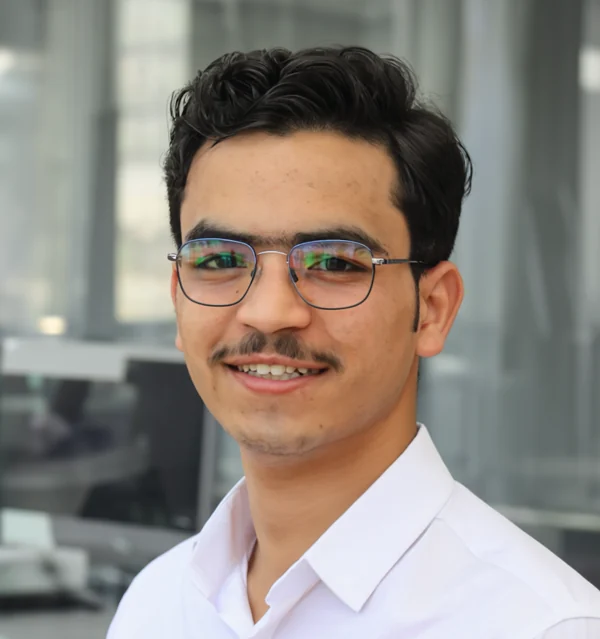
#> input picture assets/img/site/portrait.webp, 600 x 639 px
$ python make_og.py
#> lines starting #> are read from the running program, lines starting #| are printed output that depends on the picture; after the words box and inside, x2 and y2 are one past the last pixel; in counts of white or black regions, pixels touching at a corner belong together
"""Open Graph image (1200 x 630): cream paper, oxblood accent, circular portrait.

Run from anywhere:  python tools/make_og.py   (requires Pillow)
"""
import glob
from pathlib import Path

from PIL import Image, ImageDraw, ImageFont

ROOT = Path(__file__).resolve().parent.parent
W, H = 1200, 630
PAPER, INK, MUTED, ACCENT, SAGE, LINE = "#f4eee3", "#1f1a16", "#5d5348", "#8c2f1f", "#566349", "#dcd1be"


def font(names, size):
#> called with size = 84
    pats = []
    for n in names:
        pats += [f"C:/Windows/Fonts/{n}", f"/usr/share/fonts/**/{n}", f"/Library/Fonts/{n}", f"/System/Library/Fonts/**/{n}"]
    for pat in pats:
        hits = glob.glob(pat, recursive=True)
        if hits:
            return ImageFont.truetype(hits[0], size)
    return ImageFont.load_default(size)


serif = font(["georgia.ttf", "DejaVuSerif.ttf", "LiberationSerif-Regular.ttf"], 84)
serif_i = font(["georgiai.ttf", "DejaVuSerif-Italic.ttf", "LiberationSerif-Italic.ttf"], 84)
mono = font(["consola.ttf", "DejaVuSansMono.ttf", "LiberationMono-Regular.ttf"], 22)
sans = font(["segoeui.ttf", "DejaVuSans.ttf", "LiberationSans-Regular.ttf"], 30)

S = 2  # supersample for smooth circles
im = Image.new("RGB", (W * S, H * S), PAPER)
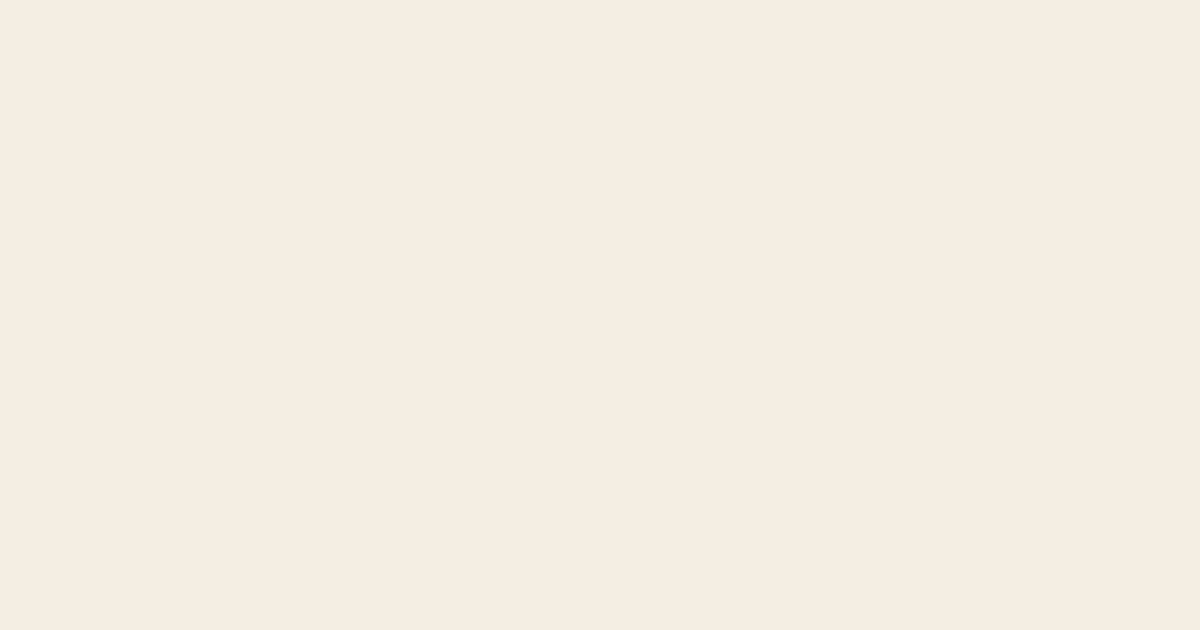
#> im: PIL image 2400x1260 RGB (shown at 1/2 size); mean R, G, B 244, 238, 227
d = ImageDraw.Draw(im)
d.rectangle([0, 0, W * S, 10 * S], fill=ACCENT)
d.line([(80 * S, 548 * S), (W * S - 80 * S, 548 * S)], fill=LINE, width=2 * S)

# portrait: circle, thin accent ring, offset dashed outline
cx, cy, r = 905, 290, 175
for a in range(0, 360, 6):  # dashed offset outline
    d.arc([(cx - r + 18) * S, (cy - r + 14) * S, (cx + r + 18) * S, (cy + r + 14) * S], a, a + 3, fill=SAGE, width=2 * S)
d.ellipse([(cx - r - 10) * S, (cy - r - 10) * S, (cx + r + 10) * S, (cy + r + 10) * S], fill=PAPER)
d.ellipse([(cx - r - 9) * S, (cy - r - 9) * S, (cx + r + 9) * S, (cy + r + 9) * S], outline=ACCENT, width=3 * S)
p = Image.open(ROOT / "assets/img/site/portrait.webp").convert("RGB")
#> p is the input picture: PIL image 600x639 RGB; mean R, G, B 142.9, 136.1, 128.8
side = min(p.size)
#> side = 600
top = int((p.height - side) * 0.18)
#> top = 7
p = p.crop(((p.width - side) // 2, top, (p.width - side) // 2 + side, top + side)).resize((2 * r * S, 2 * r * S), Image.LANCZOS)
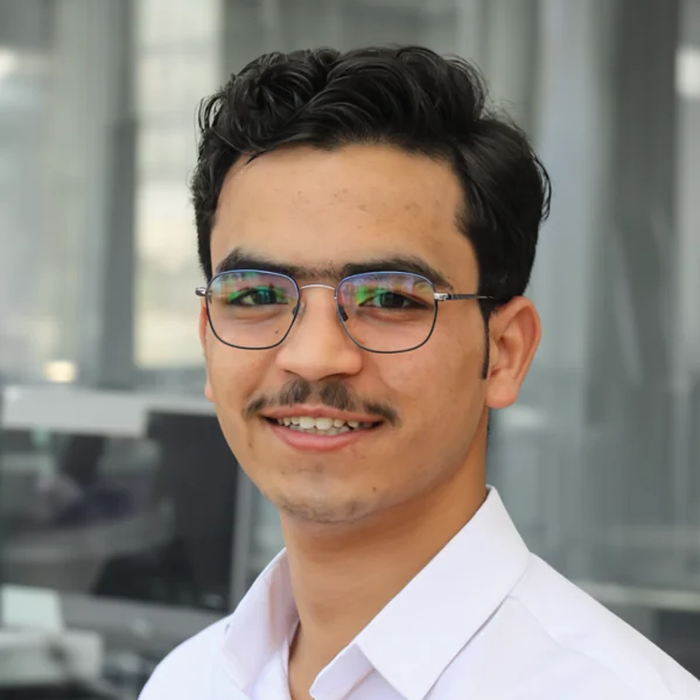
#> p: PIL image 700x700 RGB; mean R, G, B 139.8, 132.4, 124
mask = Image.new("L", p.size, 0)
#> mask: PIL image 700x700 L; every value is 0
ImageDraw.Draw(mask).ellipse([0, 0, p.size[0], p.size[1]], fill=255)
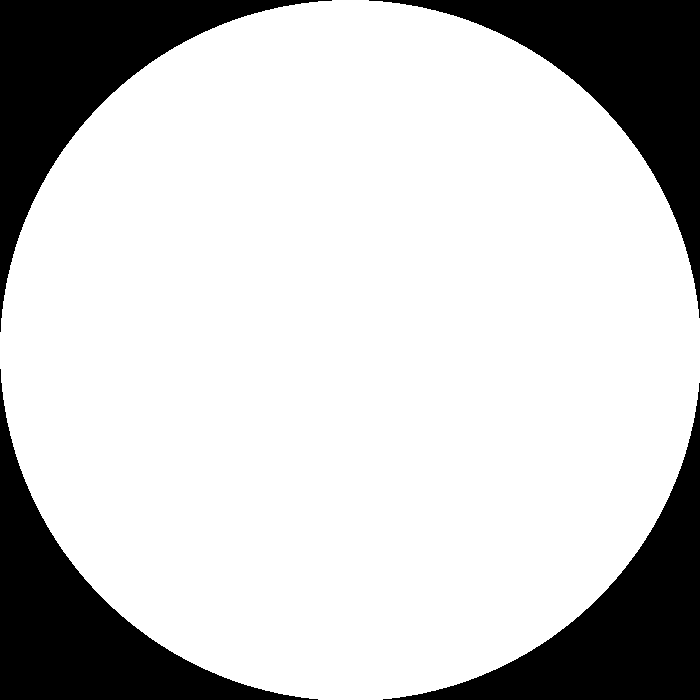
#> mask: PIL image 700x700 L; 78.7% white; 4 black regions, box (x1, y1, x2, y2) and area: (0, 0, 332, 332) 26385, (369, 0, 700, 318) 26053, (0, 369, 318, 700) 26053, (383, 383, 700, 700) 25722
im.paste(p, ((cx - r) * S, (cy - r) * S), mask)
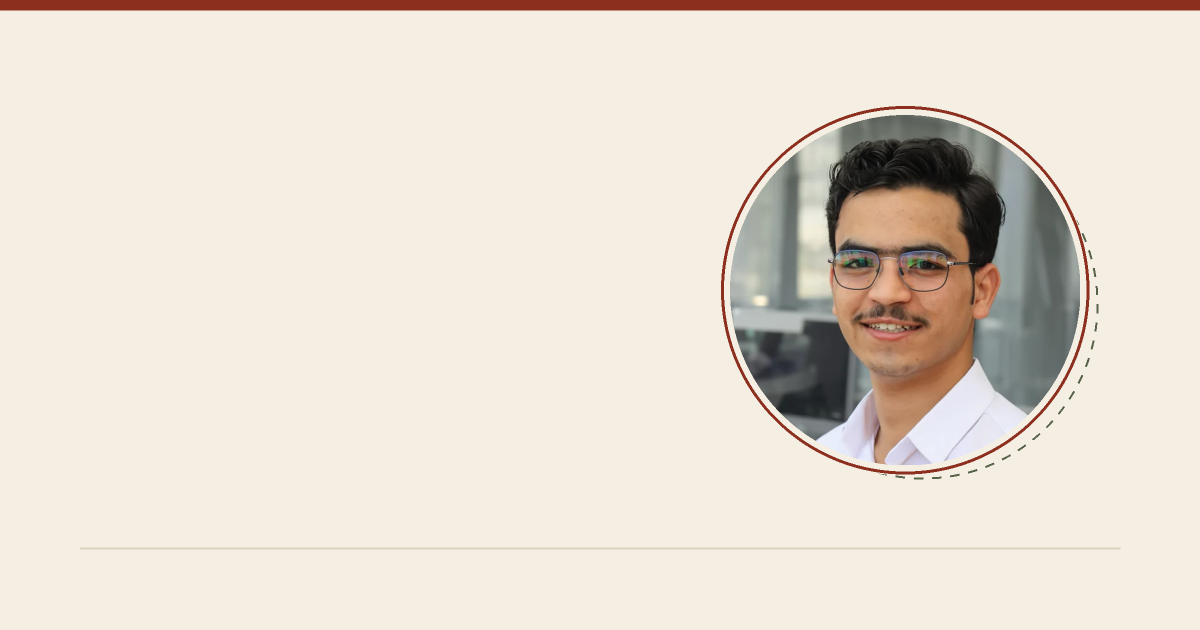
#> im: PIL image 2400x1260 RGB (shown at 1/2 size); mean R, G, B 228.3, 219.8, 208.8
im = im.resize((W, H), Image.LANCZOS)
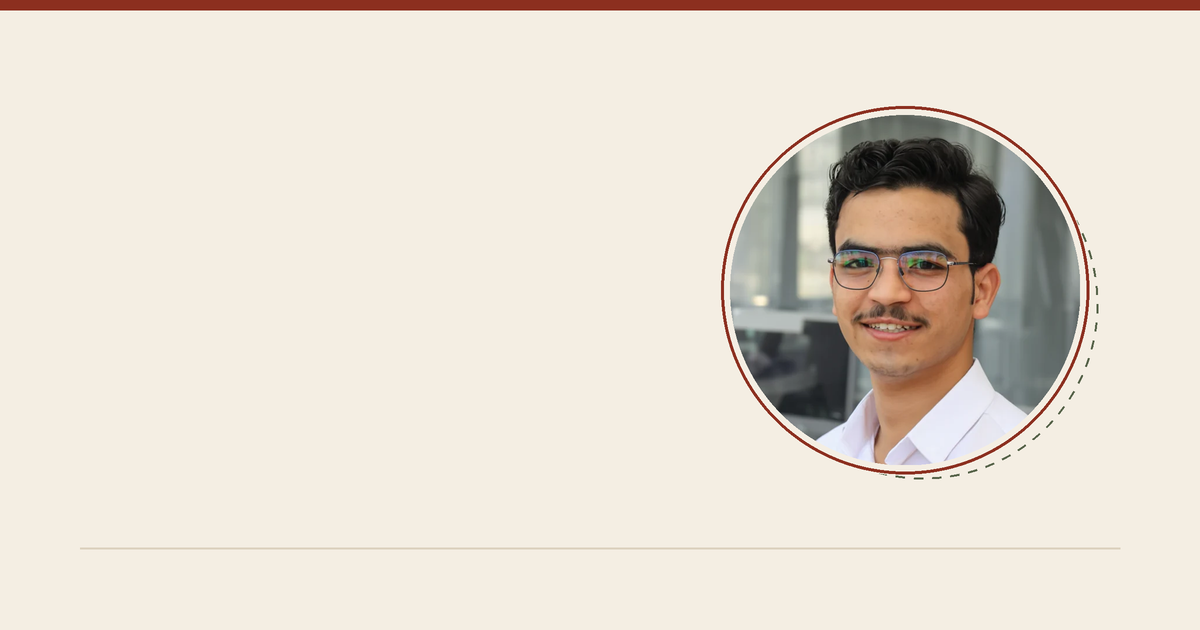
#> im: PIL image 1200x630 RGB; mean R, G, B 228.3, 219.8, 208.8

d = ImageDraw.Draw(im)
d.text((80, 112), "ENSA TÉTOUAN · BIG DATA & AI ENGINEERING", font=mono, fill=ACCENT)
d.text((80, 170), "Abdessamad", font=serif, fill=INK)
d.text((80, 268), "Ait Brahim", font=serif_i, fill=ACCENT)
d.text((80, 396), "NLP · Computer vision · Deep learning · Big Data", font=sans, fill=MUTED)
d.text((80, 572), "abdessamadaitbrahim.github.io", font=mono, fill=MUTED)
d.text((W - 80, 572), "Open to a PFE internship, January 2027", font=mono, fill=SAGE, anchor="ra")
im.save(ROOT / "assets/img/site/og.png", optimize=True)
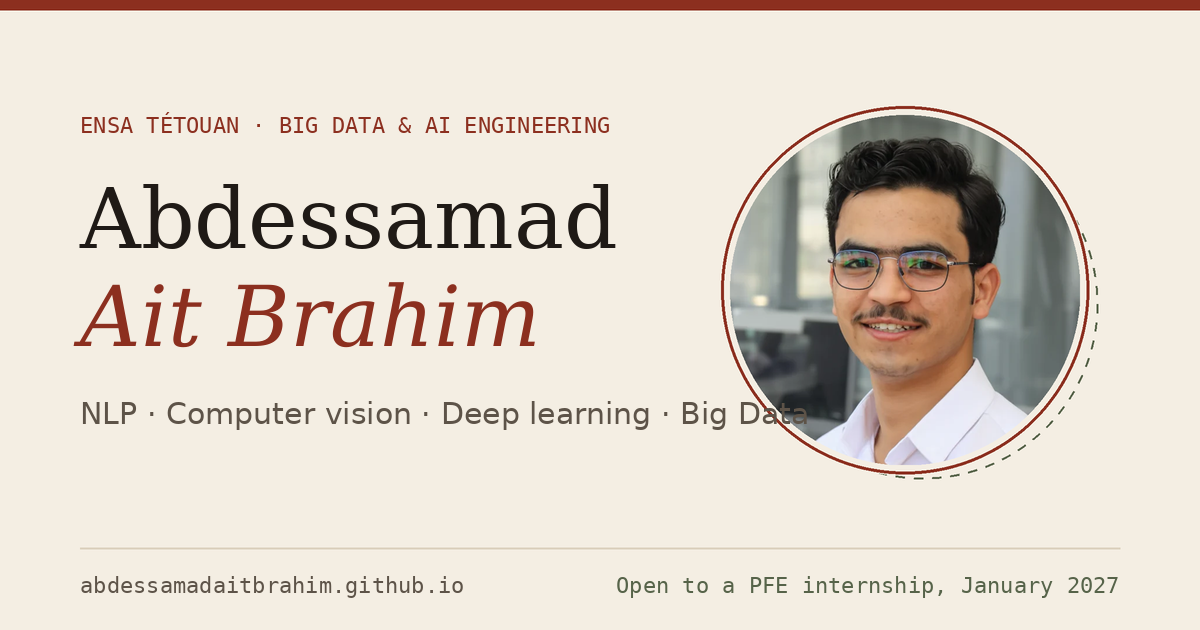
#> saved as og.png: PIL image 1200x630 RGB; mean R, G, B 222.7, 213.1, 202.1
print("og.png written")
